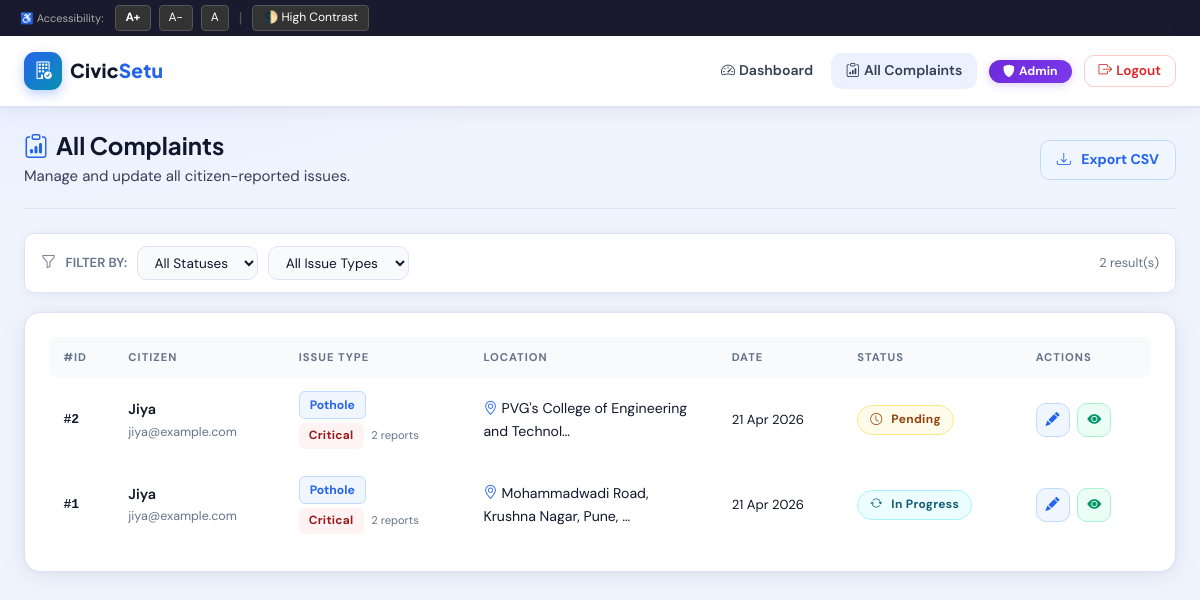
The app's page /admin/complaints (signed in) with its own data.
### models/models.py (models this page shows, shortened)
class Complaint(db.Model):
    __tablename__ = 'complaints'
    complaint_id  = db.Column(db.Integer, primary_key=True, autoincrement=True)
    user_id       = db.Column(db.Integer, db.ForeignKey('users.user_id'), nullable=False)
    type_id       = db.Column(db.Integer, db.ForeignKey('issue_types.type_id'), nullable=False)
    image_path    = db.Column(db.String(300), nullable=True)
    location      = db.Column(db.String(255), nullable=False)
    description   = db.Column(db.Text)
    status        = db.Column(db.String(20), default='Pending', nullable=False)
    ai_confidence = db.Column(db.Float)
    submitted_at  = db.Column(db.DateTime, default=datetime.utcnow)
    resolved_at   = db.Column(db.DateTime, nullable=True)
    status_history = db.relationship('StatusLog', backref='complaint', lazy=True)

class User(UserMixin, db.Model):
    __tablename__ = 'users'
    user_id       = db.Column(db.Integer, primary_key=True, autoincrement=True)
    name          = db.Column(db.String(100), nullable=False)
    email         = db.Column(db.String(150), unique=True, nullable=False)
    password_hash = db.Column(db.String(255), nullable=False)
    phone         = db.Column(db.String(15))
    created_at    = db.Column(db.DateTime, default=datetime.utcnow)
    complaints = db.relationship('Complaint', backref='citizen', lazy=True)

class IssueType(db.Model):
    __tablename__ = 'issue_types'
    type_id        = db.Column(db.Integer, primary_key=True, autoincrement=True)
    type_name      = db.Column(db.String(50), unique=True, nullable=False)
    description    = db.Column(db.String(255))
    priority_level = db.Column(db.String(20), default='Medium')
    complaints = db.relationship('Complaint', backref='issue_type', lazy=True)

### routes/admin.py (the view)
@admin_bp.route('/complaints')
@login_required
@admin_required
def complaints():
    status_filter = request.args.get('status', '')
    type_filter   = request.args.get('type_id', '')
    query = Complaint.query
    if status_filter:
        query = query.filter_by(status=status_filter)
    if type_filter:
        query = query.filter_by(type_id=int(type_filter))
    all_complaints = query.order_by(Complaint.submitted_at.desc()).all()
    issue_types    = IssueType.query.all()
    from sqlalchemy import func
    type_counts = (db.session.query(IssueType, func.count(Complaint.complaint_id).label('cnt'))
                   .outerjoin(Complaint, Complaint.type_id == IssueType.type_id)
                   .group_by(IssueType.type_id)
                   .order_by(func.count(Complaint.complaint_id).desc())
                   .all())
    priority_map = {}
    for i, (issue_type, cnt) in enumerate(type_counts):
        if i == 0:
            priority_map[issue_type.type_id] = ('Critical', cnt)
        elif i == 1:
            priority_map[issue_type.type_id] = ('High', cnt)
        elif i <= 3:
            priority_map[issue_type.type_id] = ('Medium', cnt)
        else:
            priority_map[issue_type.type_id] = ('Low', cnt)
    return render_template('admin/complaints.html',
                           complaints=all_complaints,
                           issue_types=issue_types,
                           status_filter=status_filter,
                           type_filter=type_filter,
                           priority_map=priority_map)

### models/models.py (called while the page is built)
@login_manager.user_loader
def load_user(user_id):
    if user_id.startswith('admin_'):
        return Admin.query.get(int(user_id[6:]))
    return User.query.get(int(user_id))

### routes/admin.py (called while the page is built)
def admin_required(f):
    @wraps(f)
    def decorated(*args, **kwargs):
        if not hasattr(current_user, 'admin_id'):
            flash('Admin access required.', 'danger')
            return redirect(url_for('auth.login'))
        return f(*args, **kwargs)
    return decorated

### templates/admin/complaints.html (shortened to what this page needs)
{% extends 'base.html' %}
{% block content %}
<div class="page-header d-flex flex-wrap justify-content-between align-items-center mb-4">
  <div>
    <h4 class="fw-bold cs-heading mb-1"><i class="bi bi-clipboard-data me-2 text-accent"></i>All Complaints</h4>
    <p class="cs-subheading mb-0">Manage and update all citizen-reported issues.</p>
  </div>
  <a href="{{ url_for('admin.export_csv') }}" class="cs-btn-outline-accent mt-2 mt-md-0">
    <i class="bi bi-download me-1"></i>Export CSV
  </a>
</div>
<form method="GET" class="cs-filters">
  <i class="bi bi-funnel" style="color:var(--cs-muted)"></i>
  <span style="color:var(--cs-muted);font-size:.82rem;font-weight:600">FILTER BY:</span>
  <select name="status" class="cs-filter-select" onchange="this.form.submit()">
    <option value="">All Statuses</option>
  </select>
  <select name="type_id" class="cs-filter-select" onchange="this.form.submit()">
    <option value="">All Issue Types</option>
  </select>
  <span style="color:var(--cs-muted);font-size:.8rem;margin-left:auto">{{ complaints|length }} result(s)</span>
</form>
<div class="cs-card">
  {% if complaints %}
  <div class="table-responsive">
    <table class="cs-table">
      <thead>
        <tr><th>#ID</th><th>Citizen</th><th>Issue Type</th><th>Location</th><th>Date</th><th>Status</th><th>Actions</th></tr>
      </thead>
      <tbody>
        {% for c in complaints %}
        <tr>
          <td class="cs-id-cell">#{{ c.complaint_id }}</td>
          <td>
            <div style="color:var(--cs-text);font-weight:600;font-size:.9rem">{{ c.citizen.name }}</div>
            <div style="color:var(--cs-muted);font-size:.78rem">{{ c.citizen.email }}</div>
          </td>
          <td>
            <span class="cs-badge-type">{{ c.issue_type.type_name | replace('_',' ') | title }}</span>
            <div class="mt-1">
              {% set pdata = priority_map.get(c.issue_type.type_id, ('Low', 0)) %}
              <span class="cs-priority cs-priority-{{ pdata[0] | lower }}" title="{{ pdata[1] }} complaints reported">
                {{ pdata[0] }}
              </span>
              <small style="color:var(--cs-muted);font-size:.7rem;margin-left:4px;">{{ pdata[1] }} reports</small>
            </div>
          </td>
          <td class="cs-location-cell">
            <i class="bi bi-geo-alt text-accent me-1"></i>{{ c.location[:40] }}{% if c.location|length > 40 %}…{% endif %}
          </td>
          <td class="cs-date-cell">{{ c.submitted_at.strftime('%d %b %Y') }}</td>
          <td>
            <span class="cs-status cs-status-{{ c.status | lower | replace(' ','-') }}">
              {% if c.status == 'Pending' %}<i class="bi bi-clock me-1"></i>
              {% elif c.status == 'In Progress' %}<i class="bi bi-arrow-repeat me-1"></i>
              {% elif c.status == 'Resolved' %}<i class="bi bi-check-circle me-1"></i>
              {% else %}<i class="bi bi-x-circle me-1"></i>{% endif %}
              {{ c.status }}
            </span>
          </td>
          <td>
            <button class="cs-btn-icon" data-bs-toggle="modal" data-bs-target="#updateModal"
                    data-id="{{ c.complaint_id }}" data-status="{{ c.status }}" title="Update status">
              <i class="bi bi-pencil-fill"></i>
            </button>
            <a href="{{ url_for('admin.complaint_detail', complaint_id=c.complaint_id) }}" class="cs-btn-icon cs-btn-icon-view ms-1" title="View details">
              <i class="bi bi-eye-fill"></i>
            </a>
          </td>
        </tr>
        {% endfor %}
      </tbody>
    </table>
  </div>
  {% else %}
  <div class="cs-empty-state">
    <i class="bi bi-search"></i>
    <h6>No complaints found</h6>
    <p>Try adjusting your filters or check back later.</p>
  </div>
  {% endif %}
</div>
{% endblock %}

### records on screen
Complaint: complaint_id "2", citizen.name "Jiya", citizen.email "jiya@example.com", issue_type.type_name "Pothole", pdata "Critical", location "PVG's College of Engineering and Technol", submitted_at "21 Apr 2026", status "Pending"
Complaint: complaint_id "1", citizen.name "Jiya", citizen.email "jiya@example.com", issue_type.type_name "Pothole", pdata "Critical", pdata "2", location "Mohammadwadi Road, Krushna Nagar, Pune,", submitted_at "21 Apr 2026", status "In Progress"

### other values on screen
{{ complaints|length }} "2"
